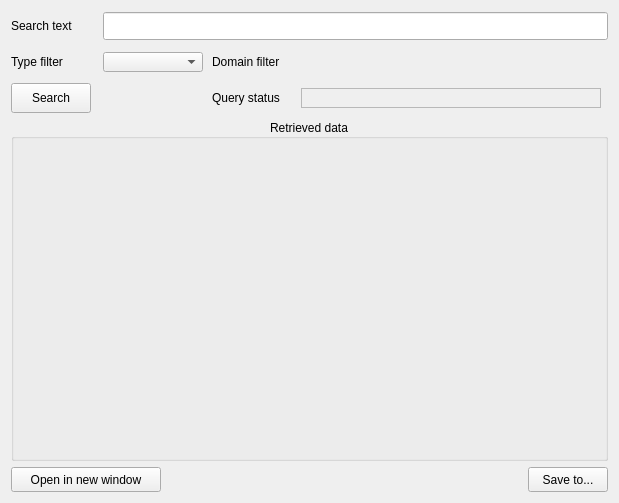
      <widget class="QWidget" name="OpenSearch_tab">
       <property name="minimumSize">
        <size>
         <width>500</width>
         <height>485</height>
        </size>
       </property>
       <attribute name="title">
        <string>Open search in all bSDD</string>
       </attribute>
       <attribute name="toolTip">
        <string>&lt;html&gt;&lt;head/&gt;&lt;body&gt;&lt;p&gt;Search the bSDD database using free text, and get a list of all Classifications and/or Properties matching the text. User can filter the results to show only Classifications or only Properties. It performs the method &amp;quot;&lt;span style=&quot; font-weight:700;&quot;&gt;/api/TextSearchListOpen/v5&lt;/span&gt;&amp;quot;&lt;/p&gt;&lt;/body&gt;&lt;/html&gt;</string>
       </attribute>
       <layout class="QHBoxLayout" name="horizontalLayout_11">
        <item>
         <layout class="QGridLayout" name="gridLayout_3">
          <property name="sizeConstraint">
           <enum>QLayout::SetDefaultConstraint</enum>
          </property>
          <item row="0" column="0">
           <widget class="QLabel" name="OpenSearch_DataStructure_label">
            <property name="minimumSize">
             <size>
              <width>80</width>
              <height>30</height>
             </size>
            </property>
            <property name="maximumSize">
             <size>
              <width>80</width>
              <height>30</height>
             </size>
            </property>
            <property name="text">
             <string>Search text</string>
            </property>
            <property name="wordWrap">
             <bool>true</bool>
            </property>
           </widget>
          </item>
          <item row="0" column="1" colspan="3">
           <widget class="QLineEdit" name="OpenSearch_SearchTextString_lineEdit">
            <property name="minimumSize">
             <size>
              <width>300</width>
              <height>25</height>
             </size>
            </property>
            <property name="maximumSize">
             <size>
              <width>600</width>
              <height>28</height>
             </size>
            </property>
           </widget>
          </item>
          <item row="1" column="0">
           <widget class="QLabel" name="OpenSearch_Filter_label">
            <property name="minimumSize">
             <size>
              <width>80</width>
              <height>30</height>
             </size>
            </property>
            <property name="maximumSize">
             <size>
              <width>80</width>
              <height>30</height>
             </size>
            </property>
            <property name="text">
             <string>Type filter</string>
            </property>
            <property name="wordWrap">
             <bool>true</bool>
            </property>
           </widget>
          </item>
          <item row="1" column="1">
           <widget class="QComboBox" name="OpenSearch_Filter_comboBox">
            <property name="minimumSize">
             <size>
              <width>100</width>
              <height>20</height>
             </size>
            </property>
            <property name="maximumSize">
             <size>
              <width>100</width>
              <height>20</height>
             </size>
            </property>
            <property name="maxVisibleItems">
             <number>3</number>
            </property>
            <property name="maxCount">
             <number>3</number>
            </property>
           </widget>
          </item>
          <item row="1" column="2">
           <widget class="QLabel" name="OpenSearch_DomainFilter_label">
            <property name="text">
             <string>Domain filter</string>
            </property>
           </widget>
          </item>
          <item row="1" column="3">
           <widget class="QWidget" name="OpenSearch_CheckComboBoxHolder_widget" native="true"/>
          </item>
          <item row="2" column="0">
           <widget class="QPushButton" name="OpenSearch_Search_pushButton">
            <property name="minimumSize">
             <size>
              <width>80</width>
              <height>30</height>
             </size>
            </property>
            <property name="maximumSize">
             <size>
              <width>80</width>
              <height>30</height>
             </size>
            </property>
            <property name="text">
             <string>Search</string>
            </property>
           </widget>
          </item>
          <item row="2" column="2">
           <widget class="QLabel" name="OpenSearch_QuerryStatus_label">
            <property name="enabled">
             <bool>true</bool>
            </property>
            <property name="minimumSize">
             <size>
              <width>80</width>
              <height>30</height>
             </size>
            </property>
            <property name="maximumSize">
             <size>
              <width>80</width>
              <height>30</height>
             </size>
            </property>
            <property name="text">
             <string>Query status</string>
            </property>
           </widget>
          </item>
          <item row="2" column="3">
           <widget class="QLabel" name="OpenSearch_QuerryStatusResult_label">
            <property name="minimumSize">
             <size>
              <width>300</width>
              <height>20</height>
             </size>
            </property>
            <property name="maximumSize">
             <size>
              <width>150</width>
              <height>20</height>
             </size>
            </property>
            <property name="autoFillBackground">
             <bool>false</bool>
            </property>
            <property name="styleSheet">
             <string notr="true"/>
            </property>
            <property name="frameShape">
             <enum>QFrame::StyledPanel</enum>
            </property>
            <property name="frameShadow">
             <enum>QFrame::Sunken</enum>
            </property>
            <property name="text">
             <string/>
            </property>
           </widget>
          </item>
          <item row="3" column="0" colspan="4">
           <widget class="QGroupBox" name="OpenSearch_JSONViewerHolder_groupBox">
            <property name="sizePolicy">
             <sizepolicy hsizetype="MinimumExpanding" vsizetype="MinimumExpanding">
              <horstretch>0</horstretch>
              <verstretch>0</verstretch>
             </sizepolicy>
            </property>
            <property name="minimumSize">
             <size>
              <width>597</width>
              <height>301</height>
             </size>
            </property>
            <property name="font">
             <font>
              <pointsize>9</pointsize>
              <bold>false</bold>
              <underline>false</underline>
             </font>
            </property>
            <property name="title">
             <string>Retrieved data</string>
            </property>
            <property name="alignment">
             <set>Qt::AlignCenter</set>
            </property>
            <layout class="QHBoxLayout" name="horizontalLayout_4">
             <item>
              <widget class="QWidget" name="OpenSearch_JSONViewerHolder_widget" native="true">
               <property name="minimumSize">
                <size>
                 <width>597</width>
                 <height>301</height>
                </size>
               </property>
              </widget>
             </item>
            </layout>
           </widget>
          </item>
          <item row="4" column="0" colspan="2">
           <widget class="QPushButton" name="OpenSearch_OpenInNewWindow_pushButton">
            <property name="minimumSize">
             <size>
              <width>150</width>
              <height>25</height>
             </size>
            </property>
            <property name="maximumSize">
             <size>
              <width>150</width>
              <height>25</height>
             </size>
            </property>
            <property name="toolTip">
             <string>&lt;html&gt;&lt;head/&gt;&lt;body&gt;&lt;p&gt;Open data in new window for better visualization&lt;/p&gt;&lt;/body&gt;&lt;/html&gt;</string>
            </property>
            <property name="text">
             <string>Open in new window</string>
            </property>
           </widget>
          </item>
          <item row="4" column="3" alignment="Qt::AlignRight">
           <widget class="QPushButton" name="OpenSearch_SaveTo_pushButton">
            <property name="minimumSize">
             <size>
              <width>80</width>
              <height>25</height>
             </size>
            </property>
            <property name="maximumSize">
             <size>
              <width>80</width>
              <height>25</height>
             </size>
            </property>
            <property name="text">
             <string>Save to...</string>
            </property>
           </widget>
          </item>
         </layout>
        </item>
       </layout>
      </widget>
